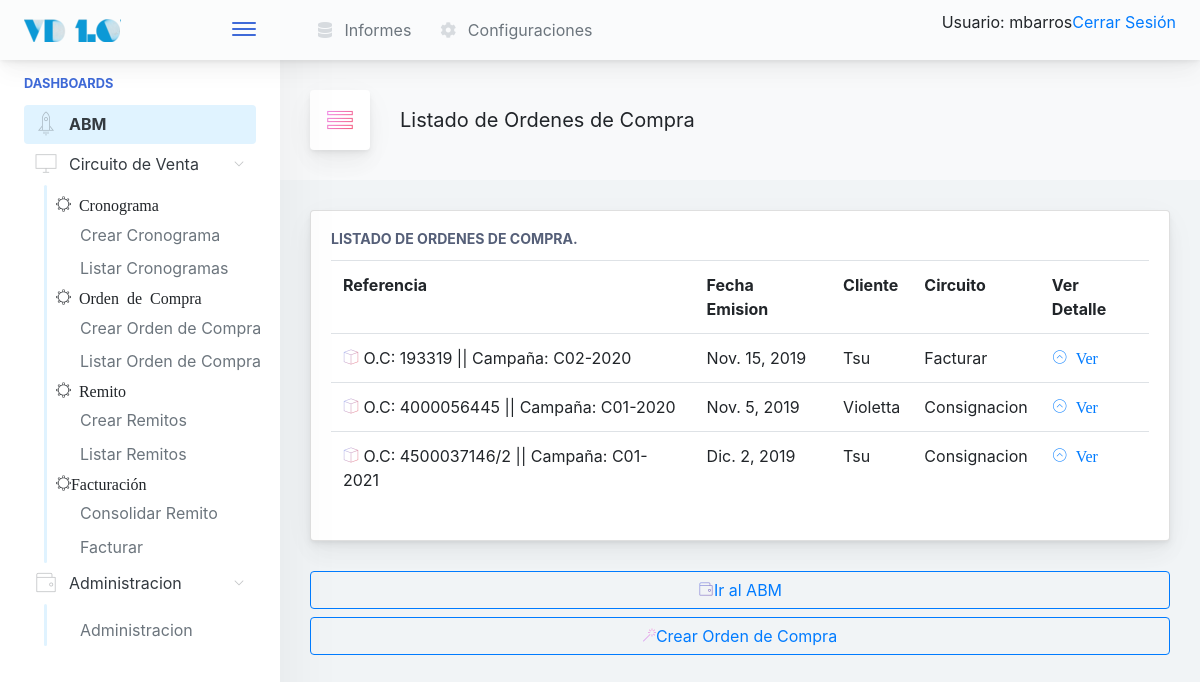
The app's page /venta/ordencompra/listar/ (signed in), older data.
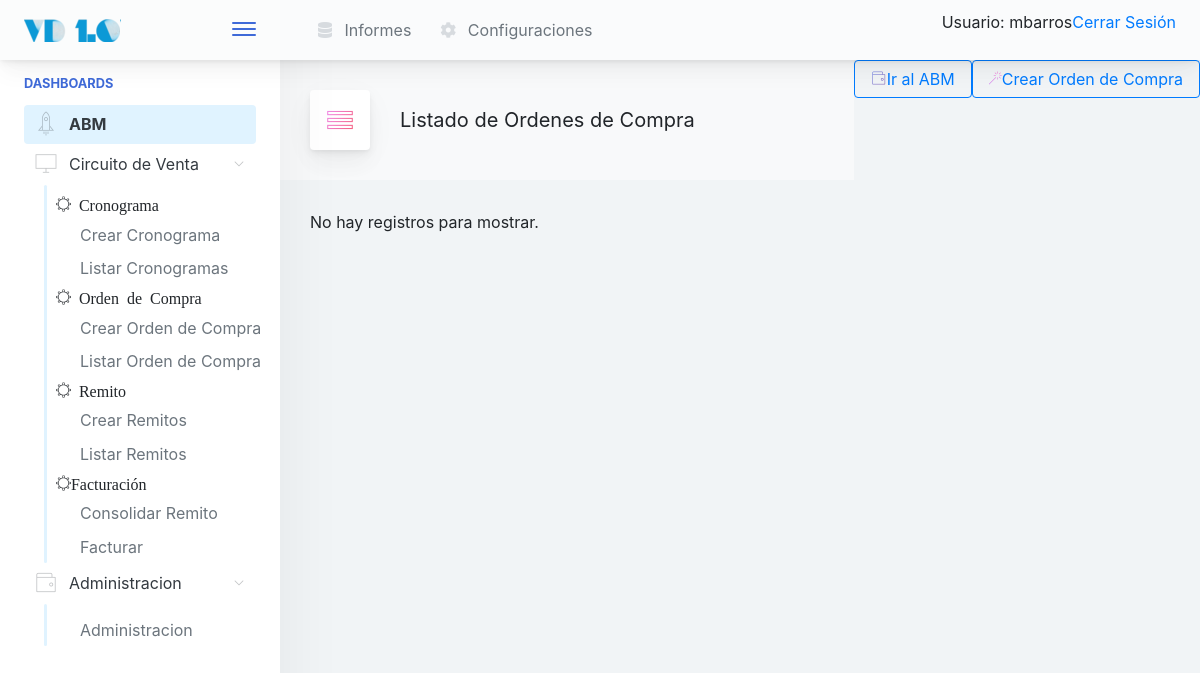
The same page, newer data.
### venta/models.py (models this page shows)
class OrdenCompra(models.Model):
	referencia_externa 	= models.CharField(max_length=20, unique=True)
	cliente 			= models.ForeignKey(Cliente, null=False, blank=False, on_delete=models.CASCADE)
	cronograma 			= models.ForeignKey(Cronograma, null=False, blank=False, on_delete=models.CASCADE)
	fecha_emision 		= models.DateField(null=False, blank=False)
	circuito 			= models.CharField(max_length=12, choices=CIRCUITO_CHOICE, default='Facturar')
	def __str__(self):
		return "O.C: " + self.referencia_externa + " || Campaña: " + str(self.cronograma)

class Cronograma(models.Model):
	nombre  				= models.CharField(max_length=20)
	cliente 				= models.ForeignKey(Cliente, null=False, blank=False, on_delete=models.CASCADE)
	fecha_inicio 			= models.DateField(default='1983-01-17')
	fecha_finalizacion		= models.DateField(default='1983-01-17')
	terminada 				= models.BooleanField(default=False)
	def __str__(self):
		return self.nombre

### gral/models.py (models this page shows)
class Cliente(models.Model):
    razon_social      = models.CharField(max_length=150, unique=True)
    nombre_corto      = models.CharField(max_length=25, unique=True)
    cuit              = models.CharField(max_length=15, unique=True)
    direccion_fiscal  = models.CharField(max_length=250)
    direccion_entrega = models.CharField(max_length=250)
    condicion_iva     = models.CharField(max_length=100, blank=False, default='Responsable Inscripto')
    observaciones     = models.TextField(blank=True)
    def __str__(self):
        return self.nombre_corto

### venta/views.py (the view)
# urls.py: path('ordencompra/listar/', OrdenCompraList.as_view(), name='OrdenCompraList'),
class OrdenCompraList(LoginRequiredMixin, ListView):
	model = OrdenCompra

### inicio/templates/venta/ordencompra_list.html
{% extends '../base.html' %}
{%  block cuerpo %}
<div class="app-page-title">
<div class="page-title-heading">
   <div class="page-title-icon">
                                        <i class="pe-7s-menu icon-gradient bg-ripe-malin">
                                        </i>
                                    </div>
<div>Listado de Ordenes de Compra</div>
                                    </div>
</div>
  {% include './partials/pOrdencompra_list.html'%}
<a href="{% url 'inicio:abm' %}">
<button class="mb-2 mr-2 btn-transition btn btn-outline-primary btn-block">
		<i class="pe-7s-wallet icon-gradient bg-plum-plate"></i>Ir al ABM
</button>
</a>
<a href="{% url 'venta:CronogramaCreate' %}">
<button class="mb-2 mr-2 btn-transition btn btn-outline-primary btn-block">
		<i class="pe-7s-magic-wand icon-gradient bg-mixed-hopes"></i>Crear Orden de Compra
</button>
</a>
{% endblock %}

### inicio/templates/venta/partials/pOrdencompra_list.html
{% if object_list %}
  <div class="main-card mb-3 card">
	<div class="card-body">
	<h5 class="card-title">Listado de Ordenes de Compra.</h5>
		<table class="table table-hover table-fixed">
		  <tr>
		    <th>Referencia</th>
		    <th>Fecha Emision</th>
		    <th>Cliente</th>
		    <th>Circuito</th>
		    <th>Ver Detalle</th>
		  </tr>
		      {% for ordencompra in object_list %}
		   <tr>
		      <td><i class="pe-7s-box2 icon-gradient bg-amy-crisp">
		        </i>
		        {{ordencompra}}
		      </td>
		      <td>
		        {{ordencompra.fecha_emision }}
		      </td>
		      <td>
		        {{ordencompra.cliente}}
		      </td>
		      <td>
		      	{{ordencompra.circuito}}
		      </td>
		      <td>
			      <a href="{% url 'venta:OrdenCompraDetail' pk=ordencompra.id %}">
			      	<i class="pe-7s-angle-up-circle">
			      			Ver
			      	</i>
			      </a>
		      </td>
		    </tr>
		      {% endfor %}
		    {% else %}
		      <p>No hay registros para mostrar.</p>
		    {% endif %}
		</table>
	</div>
</div>

Row changes from the older to the newer data that the page shows:
removed OrdenCompra: referencia_externa+cronograma "O.C: 193319 || Campaña: C02-2020", fecha_emision "Nov. 15, 2019", cliente "Tsu", circuito "Facturar"
removed OrdenCompra: referencia_externa+cronograma "O.C: 4000056445 || Campaña: C01-2020", fecha_emision "Nov. 5, 2019", cliente "Violetta", circuito "Consignacion"
removed OrdenCompra: referencia_externa+cronograma "O.C: 4500037146/2 || Campaña: C01-2021", fecha_emision "Dic. 2, 2019", cliente "Tsu", circuito "Consignacion"
Text that changed along with them:
text no longer shown: "LISTADO DE ORDENES DE COMPRA. Referencia Fecha Emision Cliente Circuito Ver Detalle"
text now shown: "No hay registros para mostrar."
